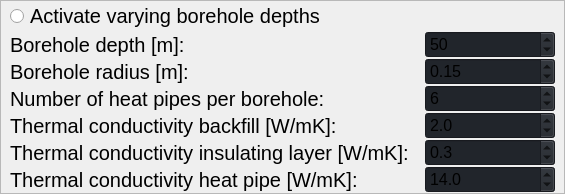
                           <widget class="QFrame" name="frame_7">
                            <property name="frameShape">
                             <enum>QFrame::StyledPanel</enum>
                            </property>
                            <property name="frameShadow">
                             <enum>QFrame::Raised</enum>
                            </property>
                            <layout class="QGridLayout" name="gridLayout_7">
                             <property name="leftMargin">
                              <number>9</number>
                             </property>
                             <property name="topMargin">
                              <number>0</number>
                             </property>
                             <property name="rightMargin">
                              <number>9</number>
                             </property>
                             <property name="bottomMargin">
                              <number>0</number>
                             </property>
                             <property name="horizontalSpacing">
                              <number>15</number>
                             </property>
                             <property name="verticalSpacing">
                              <number>0</number>
                             </property>
                             <item row="1" column="0">
                              <widget class="QLabel" name="label_30">
                               <property name="font">
                                <font>
                                 <pointsize>15</pointsize>
                                 <italic>false</italic>
                                 <bold>false</bold>
                                </font>
                               </property>
                               <property name="toolTip">
                                <string>&lt;html&gt;&lt;head/&gt;&lt;body&gt;&lt;p&gt;&lt;span style=&quot; font-size:11pt;&quot;&gt;Borehole depth will be assumed for every borehole when radiobutton above is not checked.&lt;/span&gt;&lt;/p&gt;&lt;/body&gt;&lt;/html&gt;</string>
                               </property>
                               <property name="toolTipDuration">
                                <number>30000</number>
                               </property>
                               <property name="text">
                                <string>Borehole depth [m]:</string>
                               </property>
                              </widget>
                             </item>
                             <item row="6" column="1">
                              <widget class="QDoubleSpinBox" name="sb_lambda_b">
                               <property name="font">
                                <font>
                                 <pointsize>12</pointsize>
                                 <italic>false</italic>
                                 <bold>false</bold>
                                </font>
                               </property>
                               <property name="styleSheet">
                                <string notr="true">background-color: rgb(33, 37, 43);</string>
                               </property>
                               <property name="decimals">
                                <number>1</number>
                               </property>
                               <property name="singleStep">
                                <double>0.100000000000000</double>
                               </property>
                               <property name="value">
                                <double>2.000000000000000</double>
                               </property>
                              </widget>
                             </item>
                             <item row="3" column="1">
                              <widget class="QDoubleSpinBox" name="sb_r_borehole">
                               <property name="font">
                                <font>
                                 <pointsize>12</pointsize>
                                 <italic>false</italic>
                                 <bold>false</bold>
                                </font>
                               </property>
                               <property name="styleSheet">
                                <string notr="true">background-color: rgb(33, 37, 43);</string>
                               </property>
                               <property name="decimals">
                                <number>2</number>
                               </property>
                               <property name="maximum">
                                <double>2.000000000000000</double>
                               </property>
                               <property name="singleStep">
                                <double>0.050000000000000</double>
                               </property>
                               <property name="value">
                                <double>0.150000000000000</double>
                               </property>
                              </widget>
                             </item>
                             <item row="6" column="0">
                              <widget class="QLabel" name="label_16">
                               <property name="font">
                                <font>
                                 <pointsize>15</pointsize>
                                 <italic>false</italic>
                                 <bold>false</bold>
                                </font>
                               </property>
                               <property name="toolTip">
                                <string>&lt;html&gt;&lt;head/&gt;&lt;body&gt;&lt;p&gt;&lt;span style=&quot; font-size:11pt;&quot;&gt;Thermal conductivity of the borehole backfill material.&lt;/span&gt;&lt;/p&gt;&lt;p&gt;&lt;span style=&quot; font-size:11pt;&quot;&gt;Schematics symbol: lambda_b&lt;/span&gt;&lt;/p&gt;&lt;/body&gt;&lt;/html&gt;</string>
                               </property>
                               <property name="toolTipDuration">
                                <number>30000</number>
                               </property>
                               <property name="text">
                                <string>Thermal conductivity backfill [W/mK]:</string>
                               </property>
                              </widget>
                             </item>
                             <item row="3" column="0">
                              <widget class="QLabel" name="label_25">
                               <property name="font">
                                <font>
                                 <pointsize>15</pointsize>
                                 <italic>false</italic>
                                 <bold>false</bold>
                                </font>
                               </property>
                               <property name="toolTip">
                                <string>&lt;html&gt;&lt;head/&gt;&lt;body&gt;&lt;p&gt;&lt;span style=&quot; font-size:11pt;&quot;&gt;Borehole radius will be assumed for every borehole.&lt;/span&gt;&lt;/p&gt;&lt;p&gt;&lt;span style=&quot; font-size:11pt;&quot;&gt;Schematics symbol: r_b&lt;/span&gt;&lt;/p&gt;&lt;/body&gt;&lt;/html&gt;</string>
                               </property>
                               <property name="toolTipDuration">
                                <number>30000</number>
                               </property>
                               <property name="text">
                                <string>Borehole radius [m]:</string>
                               </property>
                              </widget>
                             </item>
                             <item row="5" column="0">
                              <widget class="QLabel" name="label_15">
                               <property name="font">
                                <font>
                                 <pointsize>15</pointsize>
                                 <italic>false</italic>
                                 <bold>false</bold>
                                </font>
                               </property>
                               <property name="toolTip">
                                <string>&lt;html&gt;&lt;head/&gt;&lt;body&gt;&lt;p&gt;&lt;span style=&quot; font-size:11pt;&quot;&gt;This number of heat pipes are uniformly spaced on a circle with radius heat pipe epicenters.&lt;/span&gt;&lt;/p&gt;&lt;/body&gt;&lt;/html&gt;</string>
                               </property>
                               <property name="toolTipDuration">
                                <number>30000</number>
                               </property>
                               <property name="text">
                                <string>Number of heat pipes per borehole:</string>
                               </property>
                              </widget>
                             </item>
                             <item row="7" column="0">
                              <widget class="QLabel" name="label_17">
                               <property name="minimumSize">
                                <size>
                                 <width>400</width>
                                 <height>0</height>
                                </size>
                               </property>
                               <property name="maximumSize">
                                <size>
                                 <width>16777215</width>
                                 <height>16777215</height>
                                </size>
                               </property>
                               <property name="font">
                                <font>
                                 <pointsize>15</pointsize>
                                 <italic>false</italic>
                                 <bold>false</bold>
                                </font>
                               </property>
                               <property name="toolTip">
                                <string>&lt;html&gt;&lt;head/&gt;&lt;body&gt;&lt;p&gt;&lt;span style=&quot; font-size:11pt;&quot;&gt;Thermal conductivity of borehole insulating layer.&lt;/span&gt;&lt;/p&gt;&lt;p&gt;&lt;span style=&quot; font-size:11pt;&quot;&gt;Schematics symbol: lambda_iso&lt;/span&gt;&lt;/p&gt;&lt;/body&gt;&lt;/html&gt;</string>
                               </property>
                               <property name="toolTipDuration">
                                <number>30000</number>
                               </property>
                               <property name="text">
                                <string>Thermal conductivity insulating layer [W/mK]:</string>
                               </property>
                              </widget>
                             </item>
                             <item row="7" column="1">
                              <widget class="QDoubleSpinBox" name="sb_lambda_iso">
                               <property name="font">
                                <font>
                                 <pointsize>12</pointsize>
                                 <italic>false</italic>
                                 <bold>false</bold>
                                </font>
                               </property>
                               <property name="styleSheet">
                                <string notr="true">background-color: rgb(33, 37, 43);</string>
                               </property>
                               <property name="decimals">
                                <number>1</number>
                               </property>
                               <property name="singleStep">
                                <double>0.100000000000000</double>
                               </property>
                               <property name="value">
                                <double>0.300000000000000</double>
                               </property>
                              </widget>
                             </item>
                             <item row="8" column="0">
                              <widget class="QLabel" name="label_18">
                               <property name="font">
                                <font>
                                 <pointsize>15</pointsize>
                                 <italic>false</italic>
                                 <bold>false</bold>
                                </font>
                               </property>
                               <property name="toolTip">
                                <string>&lt;html&gt;&lt;head/&gt;&lt;body&gt;&lt;p&gt;&lt;span style=&quot; font-size:11pt;&quot;&gt;Thermal conductivity of a single heat pipe. Value will be assumed for every heat pipe in the system.&lt;/span&gt;&lt;/p&gt;&lt;p&gt;&lt;span style=&quot; font-size:11pt;&quot;&gt;Schematics symbol: lambda_p&lt;/span&gt;&lt;/p&gt;&lt;/body&gt;&lt;/html&gt;</string>
                               </property>
                               <property name="toolTipDuration">
                                <number>30000</number>
                               </property>
                               <property name="text">
                                <string>Thermal conductivity heat pipe [W/mK]:</string>
                               </property>
                              </widget>
                             </item>
                             <item row="8" column="1">
                              <widget class="QDoubleSpinBox" name="sb_lambda_p">
                               <property name="font">
                                <font>
                                 <pointsize>12</pointsize>
                                 <italic>false</italic>
                                 <bold>false</bold>
                                </font>
                               </property>
                               <property name="styleSheet">
                                <string notr="true">background-color: rgb(33, 37, 43);</string>
                               </property>
                               <property name="decimals">
                                <number>1</number>
                               </property>
                               <property name="value">
                                <double>14.000000000000000</double>
                               </property>
                              </widget>
                             </item>
                             <item row="5" column="1">
                              <widget class="QSpinBox" name="sb_number_heatpipes">
                               <property name="minimumSize">
                                <size>
                                 <width>130</width>
                                 <height>0</height>
                                </size>
                               </property>
                               <property name="maximumSize">
                                <size>
                                 <width>16777215</width>
                                 <height>16777215</height>
                                </size>
                               </property>
                               <property name="font">
                                <font>
                                 <pointsize>12</pointsize>
                                 <italic>false</italic>
                                 <bold>false</bold>
                                </font>
                               </property>
                               <property name="styleSheet">
                                <string notr="true">background-color: rgb(33, 37, 43);</string>
                               </property>
                               <property name="minimum">
                                <number>1</number>
                               </property>
                               <property name="maximum">
                                <number>1000</number>
                               </property>
                               <property name="value">
                                <number>6</number>
                               </property>
                              </widget>
                             </item>
                             <item row="1" column="1">
                              <widget class="QSpinBox" name="sb_depth_boreholes">
                               <property name="minimumSize">
                                <size>
                                 <width>130</width>
                                 <height>0</height>
                                </size>
                               </property>
                               <property name="maximumSize">
                                <size>
                                 <width>16777215</width>
                                 <height>16777215</height>
                                </size>
                               </property>
                               <property name="font">
                                <font>
                                 <pointsize>12</pointsize>
                                 <italic>false</italic>
                                 <bold>false</bold>
                                </font>
                               </property>
                               <property name="toolTip">
                                <string notr="true"/>
                               </property>
                               <property name="toolTipDuration">
                                <number>-1</number>
                               </property>
                               <property name="styleSheet">
                                <string notr="true">background-color: rgb(33, 37, 43);</string>
                               </property>
                               <property name="minimum">
                                <number>1</number>
                               </property>
                               <property name="maximum">
                                <number>1000</number>
                               </property>
                               <property name="value">
                                <number>50</number>
                               </property>
                              </widget>
                             </item>
                             <item row="0" column="0" colspan="2">
                              <widget class="QRadioButton" name="rb_depth">
                               <property name="font">
                                <font>
                                 <pointsize>15</pointsize>
                                 <italic>false</italic>
                                 <bold>false</bold>
                                </font>
                               </property>
                               <property name="toolTip">
                                <string>&lt;html&gt;&lt;head/&gt;&lt;body&gt;&lt;p&gt;&lt;span style=&quot; font-size:11pt;&quot;&gt;If checked, borehole depths and radii will be taken from borefield geometry file.&lt;/span&gt;&lt;/p&gt;&lt;p&gt;&lt;span style=&quot; font-size:11pt;&quot;&gt;Otherwise borehole depths and radii will be taken from parameter input below and will be equal for all boreholes.&lt;/span&gt;&lt;/p&gt;&lt;/body&gt;&lt;/html&gt;</string>
                               </property>
                               <property name="toolTipDuration">
                                <number>30000</number>
                               </property>
                               <property name="statusTip">
                                <string/>
                               </property>
                               <property name="whatsThis">
                                <string/>
                               </property>
                               <property name="accessibleDescription">
                                <string/>
                               </property>
                               <property name="styleSheet">
                                <string notr="true"/>
                               </property>
                               <property name="text">
                                <string>Activate varying borehole depths</string>
                               </property>
                              </widget>
                             </item>
                            </layout>
                           </widget>
